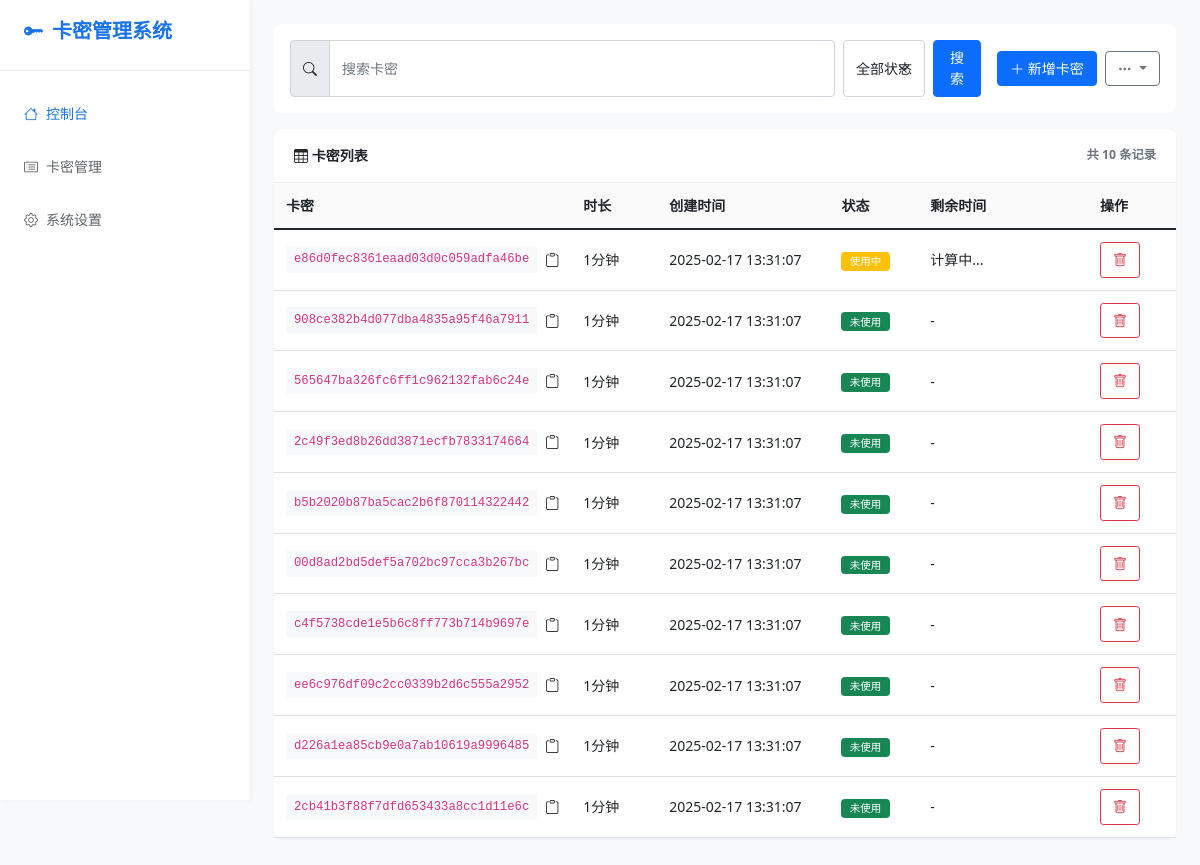
Before: / with the older database file.
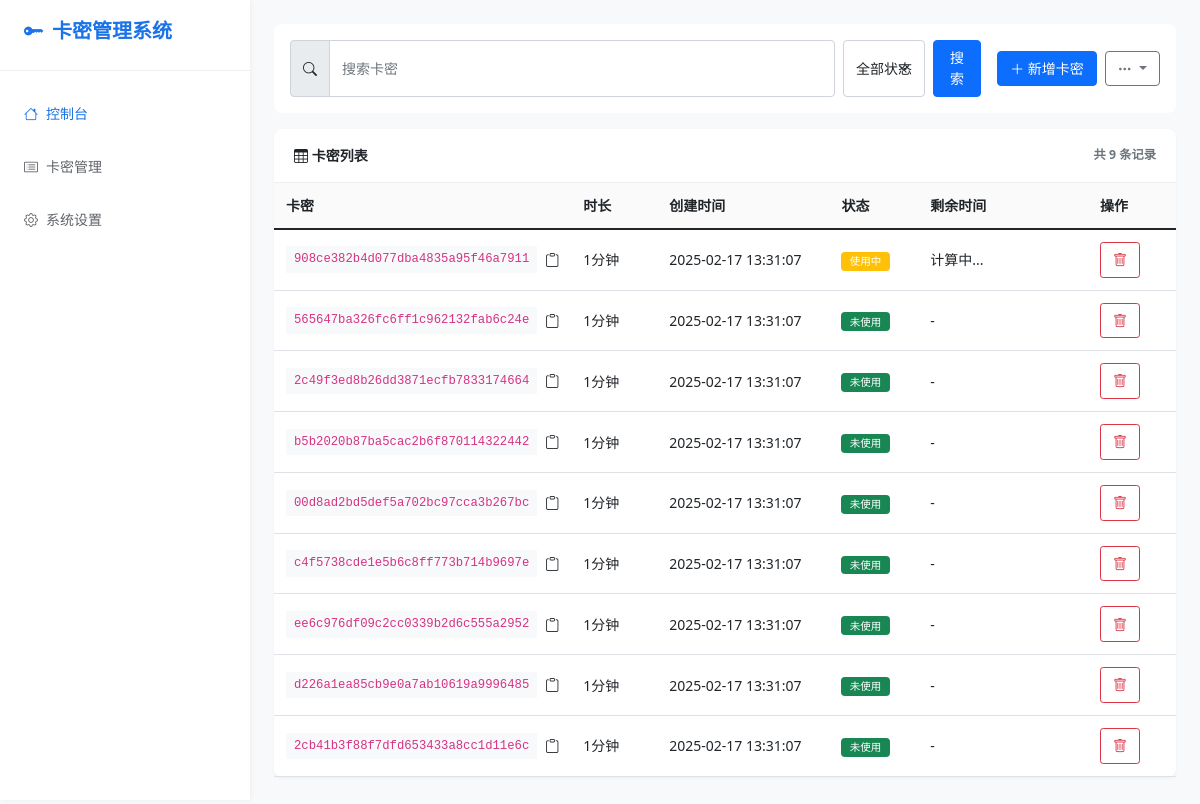
After: the same page with the newer database file.
### app.py (models this page shows, shortened)
class Card(db.Model):
    id = db.Column(db.Integer, primary_key=True)
    card_key = db.Column(db.String(32), unique=True, nullable=False)
    minutes = db.Column(db.Integer, nullable=False)
    created_at = db.Column(db.DateTime, nullable=False, default=datetime.now)
    is_used = db.Column(db.Boolean, default=False)
    used_at = db.Column(db.DateTime, nullable=True)
    device_id = db.Column(db.String(32), nullable=True)

### app.py (the view, shortened to what this page needs)
@app.route('/')
def index():
    try:
        page = request.args.get('page', 1, type=int)
        per_page = request.args.get('per_page', 10, type=int)
        status = request.args.get('status')
        search = request.args.get('search', '').strip()
        query = Card.query
        if search:
            query = query.filter(Card.card_key.like(f'%{search}%'))
        query = query.order_by(Card.created_at.desc())
        pagination = query.paginate(page=page, per_page=per_page)
        cards = pagination.items
        return render_template('index.html',
                             cards=cards,
                             pagination=pagination,
                             status=status,
                             search=search)
    except Exception as e:
        app.logger.error(f"访问首页出错: {str(e)}")
        return render_template('index.html', cards=[], error="获取卡密列表失败")

### templates/index.html (shortened to what this page needs)
<!DOCTYPE html>
<html lang="zh">
<head>
    <link href="https://cdn.jsdelivr.net/npm/bootstrap@5.1.3/dist/css/bootstrap.min.css" rel="stylesheet">
    <link rel="stylesheet" href="https://cdn.jsdelivr.net/npm/bootstrap-icons@1.7.2/font/bootstrap-icons.css">
</head>
<body>
    <div class="wrapper">
        <nav class="sidebar">
            <div class="sidebar-header">
                <a href="/" class="sidebar-brand">
                    <i class="bi bi-key-fill"></i>
                    卡密管理系统
                </a>
            </div>
            <ul class="nav flex-column mt-3">
                <li class="nav-item">
                    <a href="/" class="nav-link active">
                        <i class="bi bi-house"></i>
                        控制台
                    </a>
                </li>
                <li class="nav-item">
                    <a href="#" class="nav-link">
                        <i class="bi bi-card-list"></i>
                        卡密管理
                    </a>
                </li>
                <li class="nav-item">
                    <a href="#" class="nav-link">
                        <i class="bi bi-gear"></i>
                        系统设置
                    </a>
                </li>
            </ul>
        </nav>
        <div class="main-content">
            <div class="toolbar">
                <div class="toolbar-item flex-grow-1">
                    <form action="{{ url_for('index') }}" method="GET" class="d-flex gap-2 w-100">
                        <div class="input-group">
                            <span class="input-group-text"><i class="bi bi-search"></i></span>
                            <input type="text" class="form-control" name="search" placeholder="搜索卡密" value="{{ search }}">
                        </div>
                        <select class="form-select w-auto" name="status">
                            <option value="">全部状态</option>
                        </select>
                        <button type="submit" class="btn btn-primary">搜索</button>
                    </form>
                </div>
                <div class="toolbar-item">
                    <button type="button" class="btn btn-primary" data-bs-toggle="modal" data-bs-target="#addCardModal">
                        <i class="bi bi-plus-lg"></i> 新增卡密
                    </button>
                    <div class="dropdown">
                        <button class="btn btn-outline-secondary dropdown-toggle" type="button" data-bs-toggle="dropdown">
                            <i class="bi bi-three-dots"></i>
                        </button>
                    </div>
                </div>
            </div>
            <div class="card">
                <div class="card-header d-flex justify-content-between align-items-center">
                    <span><i class="bi bi-table"></i> 卡密列表</span>
                    <small class="text-muted">共 {{ pagination.total }} 条记录</small>
                </div>
                <div class="table-responsive">
                    <table class="table table-hover">
                        <thead>
                            <tr>
                                <th style="width: 30%">卡密</th>
                                <th style="width: 10%">时长</th>
                                <th style="width: 20%">创建时间</th>
                                <th style="width: 10%">状态</th>
                                <th style="width: 20%">剩余时间</th>
                                <th style="width: 10%">操作</th>
                            </tr>
                        </thead>
                        <tbody id="cards-table-body">
                            {% for card in cards %}
                            <tr id="card-row-{{ card.id }}">
                                <td>
                                    <div class="d-flex align-items-center gap-2">
                                        <code class="bg-light px-2 py-1">{{ card.card_key }}</code>
                                        <i class="copy-btn bi bi-clipboard" onclick="copyToClipboard('{{ card.card_key }}')" title="复制卡密"></i>
                                    </div>
                                </td>
                                <td>{{ card.minutes }}分钟</td>
                                <td>{{ card.created_at.strftime('%Y-%m-%d %H:%M:%S') }}</td>
                                <td>
                                    {% if not card.is_used %}
                                        <span class="badge bg-success">未使用</span>
                                    {% elif card.is_used and card.used_at %}
                                        <span class="badge bg-warning" id="status-{{ card.id }}"
                                              data-used-at="{{ card.used_at.isoformat() }}"
                                              data-minutes="{{ card.minutes }}">使用中</span>
                                    {% else %}
                                        <span class="badge bg-danger">已过期</span>
                                    {% endif %}
                                </td>
                                <td>
                                    {% if card.is_used and card.used_at %}
                                        <span class="countdown" id="countdown-{{ card.id }}">计算中...</span>
                                    {% else %}
                                        -
                                    {% endif %}
                                </td>
                                <td>
                                    <div class="btn-group">
                                        <button type="button" class="btn btn-sm btn-outline-danger" onclick="deleteCard({{ card.id }})">
                                            <i class="bi bi-trash"></i>
                                        </button>
                                    </div>
                                </td>
                            </tr>
                            {% endfor %}
                        </tbody>
                    </table>
                </div>
            </div>
        </div>
    </div>
</body>
</html>

### templates/index.html (style rules this page uses)
:root { --primary-color: #1a73e8; --secondary-color: #5f6368; --success-color: #34a853; --warning-color: #fbbc05; --danger-color: #ea4335; --background-color: #f8f9fa; --sidebar-width: 250px; --header-height: 60px; --card-bg: #fff; }
body { background-color: var(--background-color); font-size: 0.875rem; }
.wrapper { display: flex; min-height: 100vh; }
.sidebar { width: var(--sidebar-width); background: var(--card-bg); box-shadow: 1px 0 5px rgba(0,0,0,0.05); position: fixed; height: 100vh; z-index: 1000; padding: 1rem 0; }
.sidebar-header { padding: 0 1.5rem 1.5rem; border-bottom: 1px solid #eee; }
.sidebar-brand { color: var(--primary-color); font-size: 1.25rem; font-weight: 600; text-decoration: none; display: flex; align-items: center; gap: 0.5rem; }
.nav-item { padding: 0.5rem 1.5rem; }
.nav-link { color: var(--secondary-color); display: flex; align-items: center; gap: 0.5rem; padding: 0.5rem 0; }
.nav-link:hover, .nav-link.active { color: var(--primary-color); }
.main-content { flex: 1; margin-left: var(--sidebar-width); padding: 1.5rem; }
.card { border: none; box-shadow: 0 1px 3px rgba(0,0,0,0.05); margin-bottom: 1rem; border-radius: 0.5rem; }
.card-header { background: none; padding: 1rem 1.25rem; border-bottom: 1px solid #eee; font-weight: 600; }
.form-control, .form-select, .btn { font-size: 0.875rem; padding: 0.4rem 0.75rem; }
.input-group-text { font-size: 0.875rem; padding: 0.4rem 0.75rem; }
.table { font-size: 0.875rem; margin-bottom: 0; }
.table th { font-weight: 600; background: #fafafa; padding: 0.75rem; }
.table td { padding: 0.75rem; vertical-align: middle; }
.badge { padding: 0.4em 0.8em; font-weight: 500; }
.toolbar { background: var(--card-bg); padding: 1rem; border-radius: 0.5rem; margin-bottom: 1rem; display: flex; gap: 1rem; align-items: center; }
.toolbar-item { display: flex; align-items: center; gap: 0.5rem; }

Changed rows visible on the page:
removed Card: card_key "e86d0fec8361eaad03d0c059adfa46be", minutes "1", created_at "2025-02-17 13:31:07"
changed Card "908ce382b4d077dba4835a95f46a7911": is_used "未使用 -" → "使用中 计算中..."
Other visible differences:
{{ pagination.total }}: "10" → "9"
